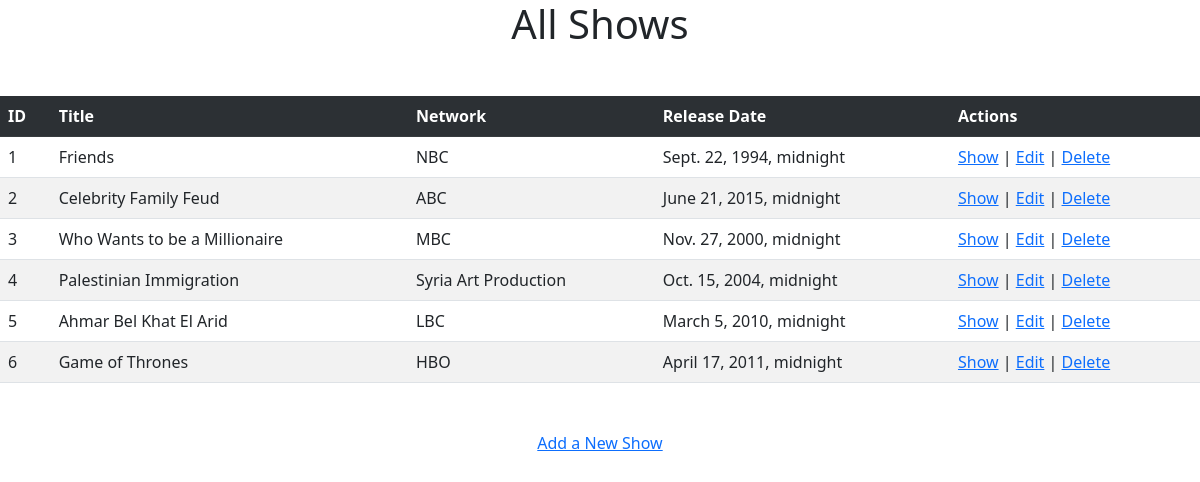
/shows, run on the app's committed database.
### TV_Shows_Validated/models.py (models this page shows)
class Show(models.Model):
    title = models.CharField(max_length=255)
    network = models.CharField(max_length=255)
    release_date = models.DateTimeField()
    description = models.TextField()
    created_at = models.DateTimeField(auto_now_add=True)
    updated_at = models.DateTimeField(auto_now=True)
    objects = ShowManager()

### TV_Shows_Validated/views.py (the view)
# urls.py: path('shows', views.showTable),
def showTable(request):
    context = {
        "shows" : Show.objects.all()
    }
    return render(request, "showTable.html", context)

### TV_Shows_Validated/templates/showTable.html (shortened to what this page needs)
<!DOCTYPE html>
<html lang="en">
    <head>
        <link href="https://cdn.jsdelivr.net/npm/bootstrap@5.2.3/dist/css/bootstrap.min.css" rel="stylesheet"
>
    </head>
    <body>
        <div>
            <h1 class="text-center">All Shows</h1>
            <table class="mt-5 table table-striped table-hover">
                <tr class="table-dark">
                    <th>ID</th>
                    <th>Title</th>
                    <th>Network</th>
                    <th>Release Date</th>
                    <th>Actions</th>
                </tr>
                {% for show in shows %}
                    <tr>
                        <td>{{ show.id }}</td>
                        <td>{{ show.title }}</td>
                        <td>{{ show.network }}</td>
                        <td>{{ show.release_date }}</td>
                        <td><a href="/shows/{{ show.id }}">Show</a> | <a href="/shows/{{ show.id }}/edit">Edit</a> | <a href="/shows/{{ show.id }}/destroy">Delete</a></td>
                    </tr>
                {% endfor %}
            </table>
            <p class="mt-5 text-center"><a href="/shows/new">Add a New Show</a></p>
        </div>
    </body>
</html>

### data on the page
Show: id "1", title "Friends", network "NBC", release_date "Sept. 22, 1994, midnight"
Show: id "2", title "Celebrity Family Feud", network "ABC", release_date "June 21, 2015, midnight"
Show: id "3", title "Who Wants to be a Millionaire", network "MBC", release_date "Nov. 27, 2000, midnight"
Show: id "4", title "Palestinian Immigration", network "Syria Art Production", release_date "Oct. 15, 2004, midnight"
Show: id "5", title "Ahmar Bel Khat El Arid", network "LBC", release_date "March 5, 2010, midnight"
Show: id "6", title "Game of Thrones", network "HBO", release_date "April 17, 2011, midnight"
